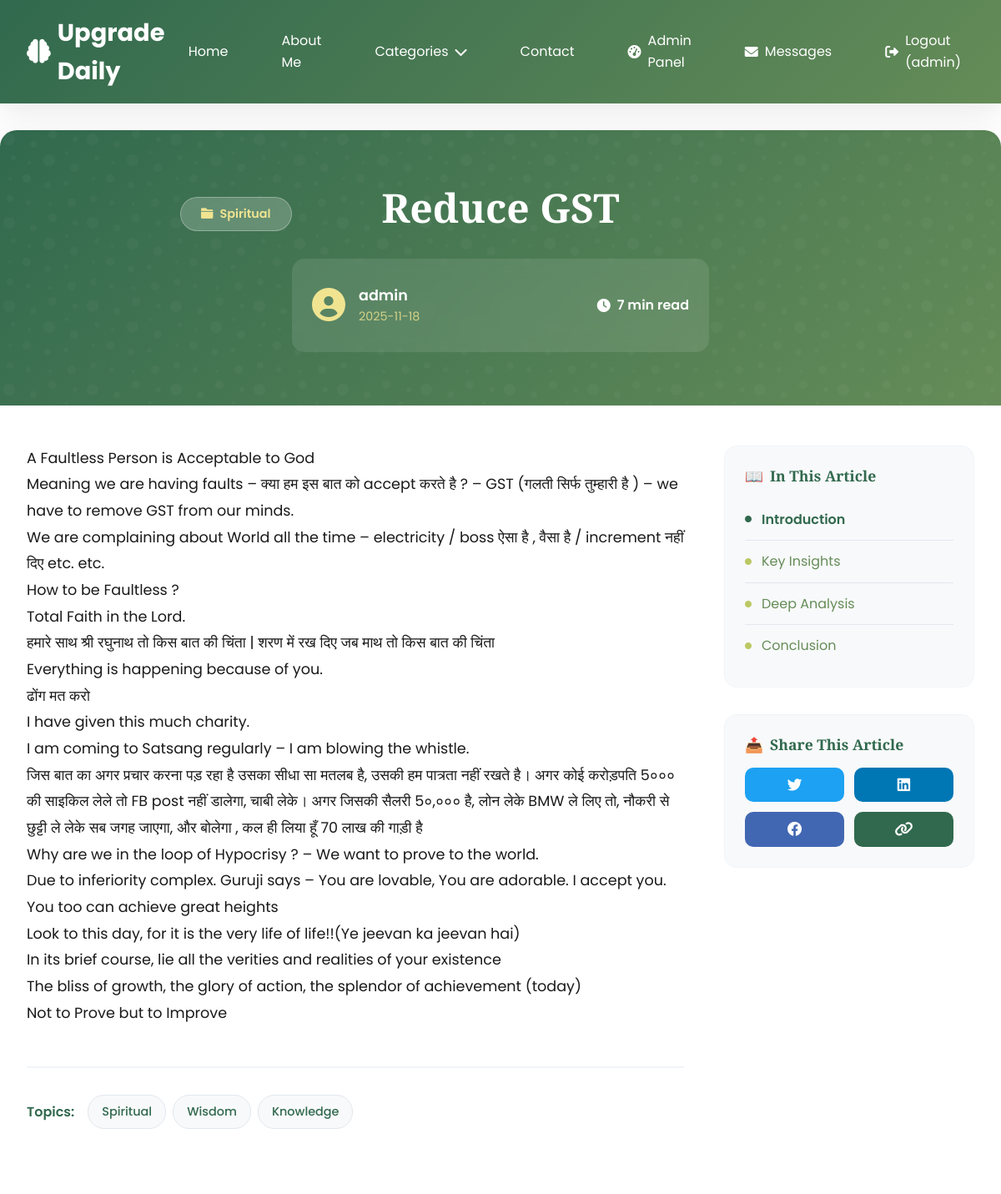
The app's page /post/2 (signed in, upper part), older data.
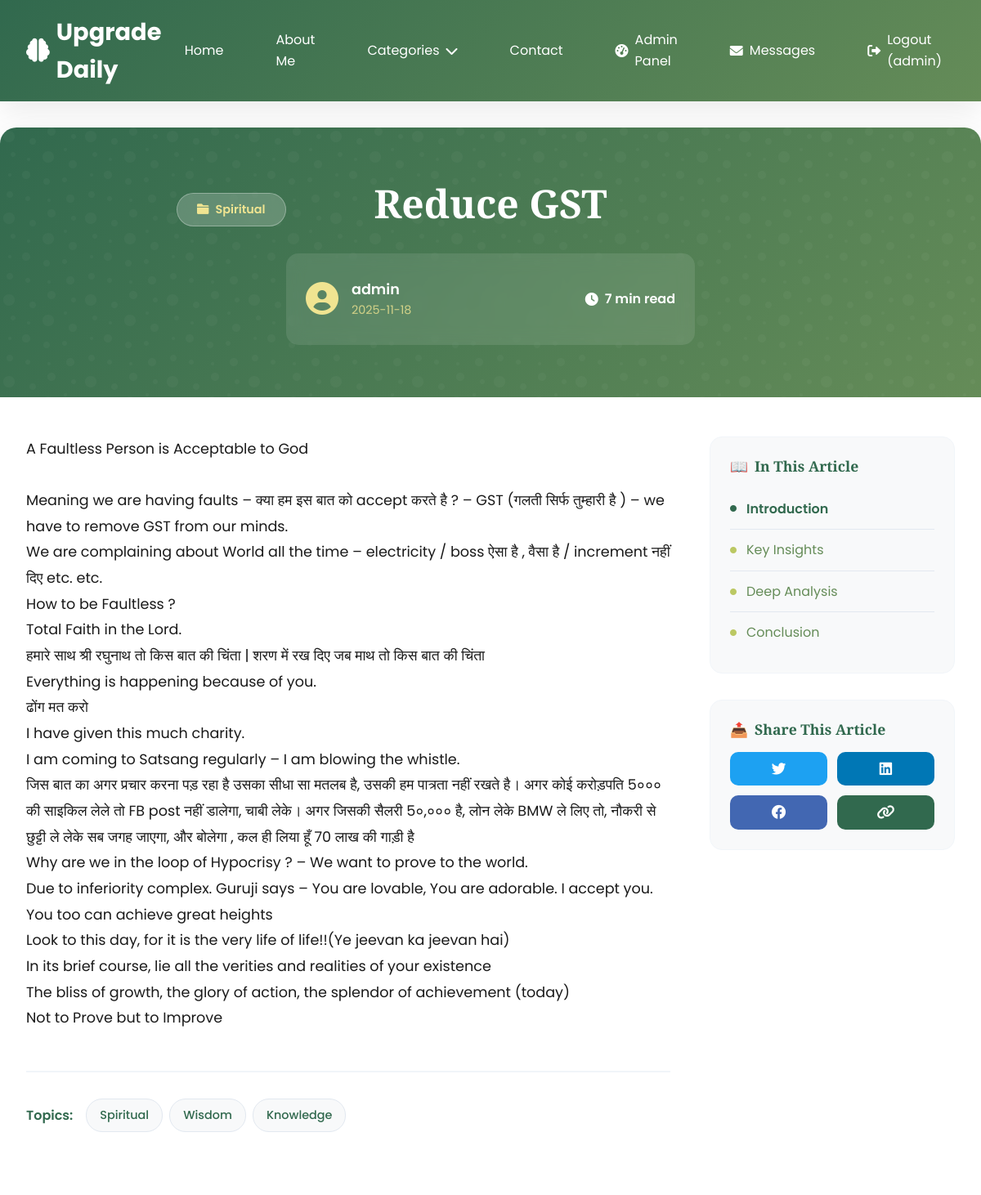
The same page, newer data.
### tables this page shows
CREATE TABLE posts
                 (id INTEGER PRIMARY KEY AUTOINCREMENT,
                  title TEXT NOT NULL,
                  content TEXT NOT NULL,
                  category TEXT NOT NULL,
                  image_path TEXT,
                  author_id INTEGER,
                  created_at TIMESTAMP DEFAULT CURRENT_TIMESTAMP,
                  FOREIGN KEY (author_id) REFERENCES users (id));

### app.py (the view)
    def decorated_function(*args, **kwargs):
        if 'user_id' not in session:
            flash('Please log in to access this page.', 'error')
            return redirect(url_for('login'))
        return f(*args, **kwargs)

### app.py (called while the page is built)
def get_db_connection():
    conn = sqlite3.connect('blog.db')
    conn.row_factory = sqlite3.Row
    return conn

def login_required(f):
    def decorated_function(*args, **kwargs):
        if 'user_id' not in session:
            flash('Please log in to access this page.', 'error')
            return redirect(url_for('login'))
        return f(*args, **kwargs)
    decorated_function.__name__ = f.__name__
    return decorated_function

def get_unread_message_count():
    conn = get_db_connection()
    count = conn.execute('SELECT COUNT(*) as count FROM messages WHERE is_read = 0').fetchone()['count']
    conn.close()
    return count

@app.context_processor
def inject_unread_count():
    if session.get('is_admin'):
        return {'unread_count': get_unread_message_count()}
    return {'unread_count': 0}

@app.context_processor
def utility_processor():
    return dict(
        get_image_url=get_image_url,
        format_date=format_date
    )

### templates/post.html (shortened to what this page needs)
{% extends "base.html" %}
{% block content %}
<article class="post-full">
    <div class="post-hero">
        <div class="post-hero-content">
            <div class="post-category-badge">
                <i class="fas fa-folder"></i>
                {{ post['category'] }}
            </div>
            <h1 class="post-title-main">{{ post['title'] }}</h1>
            <div class="post-meta-enhanced">
                <div class="author-info">
                    <div class="author-avatar">
                        <i class="fas fa-user-circle"></i>
                    </div>
                    <div class="author-details">
                        <span class="author-name">{{ post['username'] }}</span>
                        <span class="post-date">{{ post['created_at'][:10] }}</span>
                    </div>
                </div>
                <div class="reading-stats">
                    <span class="reading-time">
                        <i class="fas fa-clock"></i>
                        {{ (post['content']|length / 200)|round|int }} min read
                    </span>
                </div>
            </div>
        </div>
    </div>
    <div class="post-content-wrapper">
        <div class="post-content-main">
            <div class="content-body">
                {{ post['content']|replace('\n', '<br>')|safe }}
            </div>
            <div class="post-tags">
                <span class="tags-label">Topics:</span>
                <div class="tags-list">
                    <span class="tag">{{ post['category'] }}</span>
                    <span class="tag">Wisdom</span>
                    <span class="tag">Knowledge</span>
                </div>
            </div>
        </div>
        <aside class="post-sidebar">
            <div class="toc-container">
                <h4>In This Article</h4>
                <div class="toc-content">
                    <div class="toc-item active">
                        <i class="fas fa-circle"></i>
                        <span>Introduction</span>
                    </div>
                    <div class="toc-item">
                        <i class="fas fa-circle"></i>
                        <span>Key Insights</span>
                    </div>
                    <div class="toc-item">
                        <i class="fas fa-circle"></i>
                        <span>Deep Analysis</span>
                    </div>
                    <div class="toc-item">
                        <i class="fas fa-circle"></i>
                        <span>Conclusion</span>
                    </div>
                </div>
            </div>
            <div class="share-section">
                <h4>Share This Article</h4>
                <div class="share-buttons">
                    <button class="share-btn twitter">
                        <i class="fab fa-twitter"></i>
                    </button>
                    <button class="share-btn linkedin">
                        <i class="fab fa-linkedin"></i>
                    </button>
                    <button class="share-btn facebook">
                        <i class="fab fa-facebook"></i>
                    </button>
                    <button class="share-btn copy-link">
                        <i class="fas fa-link"></i>
                    </button>
                </div>
            </div>
        </aside>
    </div>
</article>
{% endblock %}

Row changes from the older to the newer data that the page shows:
changed posts "Reduce GST": content "…का अगर प्रचार करना पड़ रहा है उसका सीधा सा मतलब है, उसकी हम पात्रता नहीं रखते है। अगर कोई करोड़पति 5००० की साइकिल लेले तो FB post नहीं डालेगा, चाबी लेके। अगर जिसकी सैलरी 5०,००० है, लोन लेके BMW ले लिए तो, नौकरी से छुट्टी ले लेके सब जगह जाएगा, और बोलेगा , कल ही लिया हूँ 70 लाख की गाड़ी है Why are we…" → "…का अगर प्रचार करना पड़ रहा है उसका सीधा सा मतलब है, उसकी हम पात्रता नहीं रखते है। अगर कोई करोड़पति 5००० की साइकिल लेले तो FB post नहीं डालेगा, चाबी लेके। अगर जिसकी सैलरी 5०,००० है, लोन लेके BMW ले लिए तो, नौकरी से छुट्टी ले लेके सब जगह जाएगा, और बोलेगा , कल ही लिया हूँ 70 लाख की गाड़ी है Why are we…"
